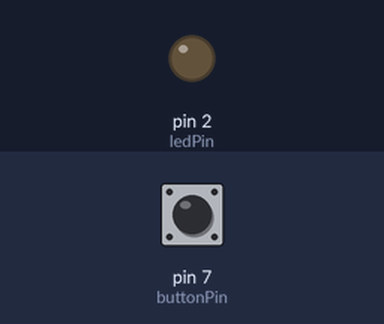
A sketch run on a simulated Arduino Uno, built with avr-gcc and run on an emulated ATmega328P. On the bench: output pins drawn as LEDs (lit = HIGH). Inputs (shaded band) come from the test bench; at power-on: pin 7 (buttonPin) LOW.

Above: at 1.2 s.
1.3 s: pin 7 (buttonPin) pulled HIGH for 0.15 s
At 1.37 s:
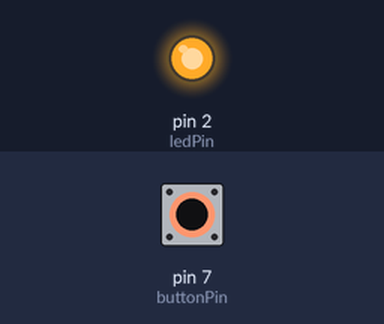
2.9 s: pin 7 (buttonPin) pulled HIGH for 3.2 s
At 7.4 s:
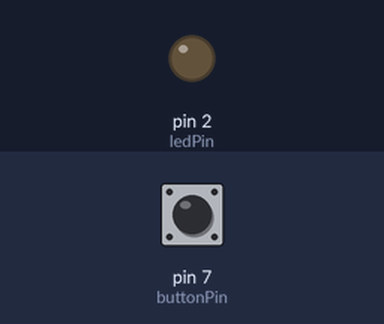
Timing chart, 0 to 8.9 s (numbered marks = the images above; inputs shaded):
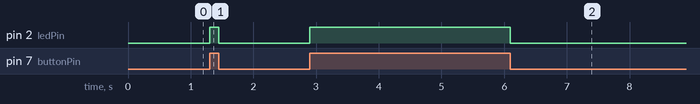

The sketch:

Chapter_3_01_LED_Button_Basic.ino
```cpp
const int buttonPin = 7; // Pin connected to the pushbutton
const int ledPin = 2;   // Pin connected to the LED

int buttonState = 0;     // Variable for storing the button's state

void setup() {
  pinMode(ledPin, OUTPUT);    // Set the LED pin as an output
  pinMode(buttonPin, INPUT);  // Set the button pin as an input
}

void loop() {
  buttonState = digitalRead(buttonPin); // Read the state of the button

  if (buttonState == HIGH) { // If button is pressed
    digitalWrite(ledPin, HIGH); // Turn on the LED
  } else {
    digitalWrite(ledPin, LOW);  // Turn off the LED
  }
}
```

Measured:
- after the input at 1.3 s, pin 2 (ledPin): LOW → HIGH at once, → LOW 0.15 s later
- after the input at 2.9 s, pin 2 (ledPin): LOW → HIGH at once, → LOW 3.2 s later
